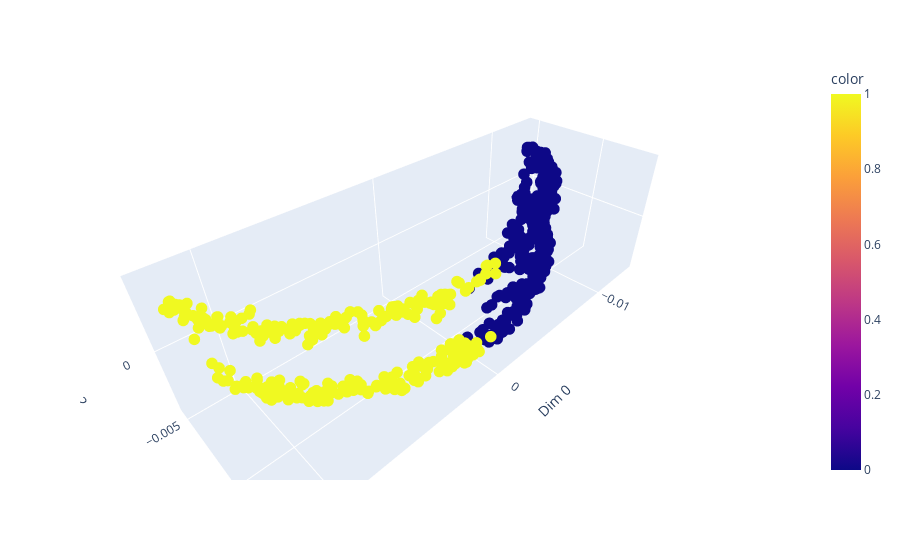

Notebook code cell kept with this figure:
### Code cell
scatter_3d(row_emb,labels=KMeans(n_clusters=2).fit(row_emb).labels_)

### Figure 1 — Plotly figure (JSON) as saved in the notebook; plotly's stock layout.template omitted (floating-point values rounded to 4 significant figures; data arrays with more than 128 entries replaced by an {"elided": "..."} marker saying what was removed)
{"data": [{"hovertemplate": "Dim 0=%{x}<br>Dim 1=%{y}<br>Dim 2=%{z}<br>color=%{marker.color}<extra></extra>", "legendgroup": "", "marker": {"color": {"elided": "567 int values"}, "coloraxis": "coloraxis", "size": 4, "symbol": "circle"}, "mode": "markers", "name": "", "scene": "scene", "showlegend": false, "type": "scatter3d", "x": {"elided": "567 float values"}, "y": {"elided": "567 float values"}, "z": {"elided": "567 float values"}}], "layout": {"coloraxis": {"colorbar": {"title": {"text": "color"}}, "colorscale": [[0, "#0d0887"], [0.1111, "#46039f"], [0.2222, "#7201a8"], [0.3333, "#9c179e"], [0.4444, "#bd3786"], [0.5556, "#d8576b"], [0.6667, "#ed7953"], [0.7778, "#fb9f3a"], [0.8889, "#fdca26"], [1, "#f0f921"]]}, "legend": {"tracegroupgap": 0}, "margin": {"t": 60}, "scene": {"domain": {"x": [0, 1], "y": [0, 1]}, "xaxis": {"title": {"text": "Dim 0"}}, "yaxis": {"title": {"text": "Dim 1"}}, "zaxis": {"title": {"text": "Dim 2"}}}}}
